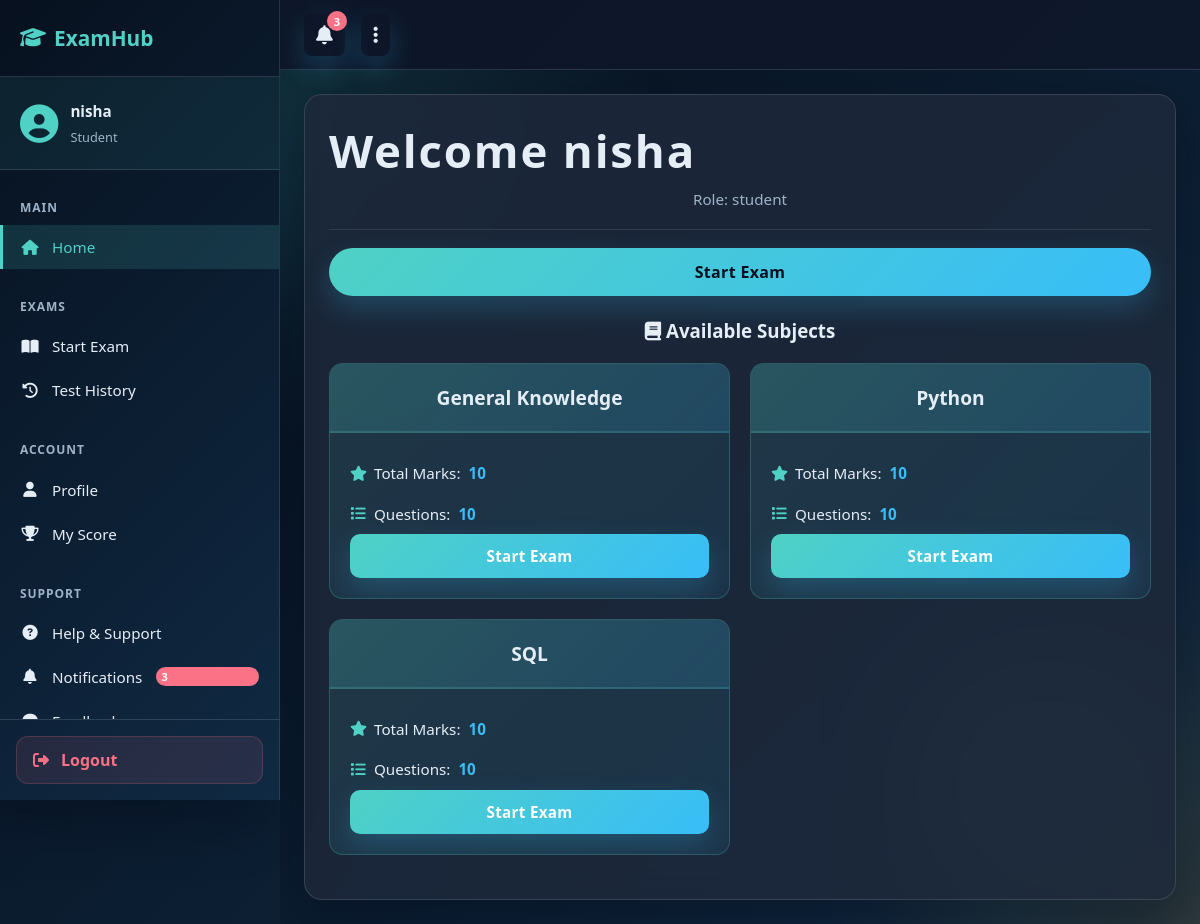
The app's page /dashboard (signed in) with its own data.
### tables this page shows
CREATE TABLE exams (
    id INTEGER PRIMARY KEY AUTOINCREMENT,
    name TEXT NOT NULL,
    total_marks INTEGER CHECK(total_marks > 0)
);

### app.py (the view)
@app.route("/dashboard")
def dashboard():
    if "user" not in session:
        return redirect("/")
    exams = get_exams()
    return render_template("dashboard.html", role=session["role"], exams=exams)

### config/db_config.py (called while the page is built)
def get_connection():
    db_path = os.getenv("DB_PATH", "exam.db")
    return sqlite3.connect(db_path)

### services/exam_service.py (called while the page is built)
def get_exams():
    conn = get_connection()
    cur = conn.cursor()
    cur.execute("SELECT * FROM exams")
    data = cur.fetchall()
    conn.close()
    return data

### templates/dashboard.html (shortened to what this page needs)
{% extends "base.html" %}
{% block content %}
<div class="container">
    <div class="page-intro">
        <h1 class="page-title">Welcome {{ session.get('user') }}</h1>
        <p class="meta page-subtitle">Role: {{ role }}</p>
    </div>
    <hr>
    <div class="button-row">
        <a class="btn-link" href="#start-exams-section" onclick="scrollToExams(event)">Start Exam</a>
    </div>
    <br>
    <div id="start-exams-section">
        <h3><i class="fas fa-book"></i> Available Subjects</h3>
        {% if exams %}
            <div class="exams-grid">
                {% for exam in exams %}
                    <div class="exam-card">
                        <div class="exam-card-header">
                            <h4>{{ exam[1] }}</h4>
                        </div>
                        <div class="exam-card-body">
                            <p class="exam-info">
                                <i class="fas fa-star"></i> Total Marks: <strong>{{ exam[2] }}</strong>
                            </p>
                            <p class="exam-info">
                                <i class="fas fa-list"></i> Questions: <strong>10</strong>
                            </p>
                            <a href="{{ url_for('take_exam', exam_id=exam[0]) }}">
                                <button class="exam-start-btn">Start Exam</button>
                            </a>
                        </div>
                    </div>
                {% endfor %}
            </div>
        {% else %}
            <div class="empty-state">
                <i class="fas fa-inbox"></i>
                <p>No exams available at the moment.</p>
            </div>
        {% endif %}
    </div>
</div>
{% endblock %}

### static/style.css (style rules this page uses)
:root { --bg-start: #07111f; --bg-end: #102a43; --surface: rgba(15, 23, 42, 0.8); --surface-strong: rgba(15, 23, 42, 0.95); --card: rgba(30, 41, 59, 0.84); --text: #e5eef7; --muted: #9fb3c8; --primary: #4fd1c5; --primary-strong: #38bdf8; --accent: #f59e0b; --danger: #fb7185; --border: rgba(148, 163, 184, 0.22); --shadow: 0 20px 50px rgba(2, 8, 23, 0.38); }
* { margin: 0; padding: 0; box-sizing: border-box; }
body { min-height: 100vh; padding: 0; display: flex; flex-direction: row; color: var(--text); font-family: "Segoe UI", "Trebuchet MS", "Verdana", sans-serif; background: radial-gradient(circle at top left, rgba(79, 209, 197, 0.22), transparent 26%), radial-gradient(circle at bottom right, rgba(245, 158, 11, 0.18), transparent 24%), linear-gradient(135deg, var(--bg-start), var(--bg-end)); overflow-x: hidden; }
body::before, body::after { content: ""; position: fixed; inset: auto; width: 260px; height: 260px; border-radius: 999px; filter: blur(50px); opacity: 0.35; pointer-events: none; z-index: 0; }
body::before { top: 5%; left: 3%; background: rgba(56, 189, 248, 0.35); }
body::after { bottom: 3%; right: 4%; background: rgba(79, 209, 197, 0.3); }
h1 { position: relative; z-index: 1; margin-top: 6px; text-align: center; font-size: clamp(2rem, 3.8vw, 3.2rem); letter-spacing: 0.04em; font-weight: 800; }
h2, h3, p, form, table { position: relative; z-index: 1; }
p { color: var(--muted); line-height: 1.6; }
a { color: inherit; text-decoration: none; display: inline-flex; }
.page-intro { margin-bottom: 14px; }
.page-title { margin-top: 0; margin-bottom: 6px; text-align: left; }
.page-subtitle { margin-bottom: 0; }
.container { position: relative; z-index: 1; width: min(100%, 460px); margin-top: 14px; padding: 28px; border-radius: 26px; background: linear-gradient(180deg, var(--surface), rgba(15, 23, 42, 0.72)); border: 1px solid var(--border); box-shadow: var(--shadow); backdrop-filter: blur(14px); text-align: center; }
button { width: 100%; padding: 13px 18px; border: none; border-radius: 999px; cursor: pointer; font: inherit; font-weight: 700; letter-spacing: 0.02em; color: #04111d; background: linear-gradient(135deg, var(--primary), var(--primary-strong)); box-shadow: 0 12px 28px rgba(56, 189, 248, 0.22); transition: transform 0.2s ease, filter 0.2s ease, box-shadow 0.2s ease; }
.btn-link { width: 100%; justify-content: center; padding: 13px 18px; border-radius: 999px; cursor: pointer; font: inherit; font-weight: 700; letter-spacing: 0.02em; color: #04111d; background: linear-gradient(135deg, var(--primary), var(--primary-strong)); box-shadow: 0 12px 28px rgba(56, 189, 248, 0.22); transition: transform 0.2s ease, filter 0.2s ease, box-shadow 0.2s ease; }
.meta, .subtle { color: var(--muted); font-size: 0.95rem; }
.button-row, .action-grid { display: grid; gap: 12px; margin-top: 12px; }
.button-row a, .action-grid a { width: 100%; }
.button-row button, .action-grid button, .container a button { width: 100%; }
hr { width: 100%; margin: 18px 0; border: none; height: 1px; background: rgba(148, 163, 184, 0.18); }
.content-wrapper > .container { width: min(100%, 980px); margin: 0 auto; padding: 24px; border-radius: 18px; background: var(--card); border: 1px solid var(--border); box-shadow: var(--shadow); }
.exams-grid { display: grid; grid-template-columns: repeat(auto-fit, minmax(280px, 1fr)); gap: 20px; margin: 20px 0; }
.exam-card { background: linear-gradient(135deg, rgba(79, 209, 197, 0.1), rgba(56, 189, 248, 0.08)); border: 1px solid rgba(79, 209, 197, 0.25); border-radius: 14px; overflow: hidden; transition: all 0.3s ease; display: flex; flex-direction: column; }
.exam-card-header { background: linear-gradient(135deg, rgba(79, 209, 197, 0.2), rgba(56, 189, 248, 0.15)); padding: 20px; border-bottom: 2px solid rgba(79, 209, 197, 0.2); }
.exam-card-header h4 { margin: 0; font-size: 1.2rem; color: var(--text); text-align: center; }
.exam-card-body { padding: 20px; flex: 1; display: flex; flex-direction: column; }
.exam-info { display: flex; align-items: center; gap: 8px; margin: 8px 0; color: var(--text); font-size: 0.95rem; }
.exam-info i { color: var(--primary); width: 16px; }
.exam-info strong { color: var(--primary-strong); font-weight: 600; }
.exam-start-btn { margin-top: auto; padding: 12px 20px; background: linear-gradient(135deg, var(--primary), var(--primary-strong)); color: white; border: none; border-radius: 10px; font-weight: 600; cursor: pointer; transition: all 0.3s ease; font-size: 0.95rem; }

### records on screen
exams: name "General Knowledge", total_marks "10"
exams: name "Python", total_marks "10"
exams: name "SQL", total_marks "10"

### other values on screen
{{ session.get('user', 'User') }} "nisha"
{{ session.get('role', 'Student').title() }} "Student"
{{ session.get('user') }} "nisha"
{{ role }} "student"
